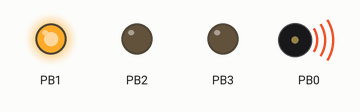
The sketch below on a simulated ATtiny85, built with avr-gcc and run on an emulated ATtiny85. On the bench: output pins drawn as LEDs (lit = HIGH), buzzer (waves = sounding).

Above: at 0.1 s.
At 0.7 s:
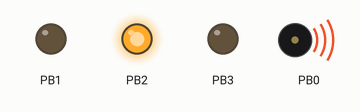
At 1.11 s:
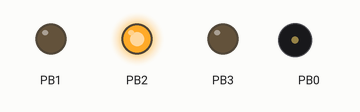
At 3.5 s:
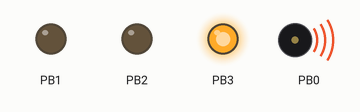
At 8.9 s:
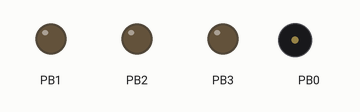
Timing chart, 0 to 10.4 s (numbered marks = the images above):
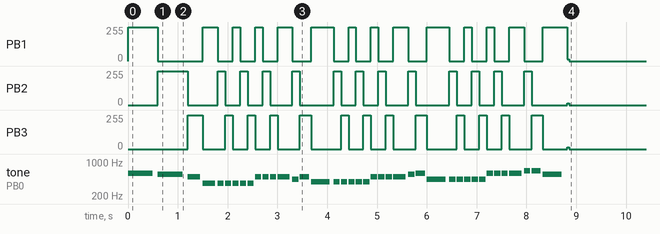

Measured:
- by itself, PB1: 255/255 → 0/255 at 0.60 s, → 255/255 0.90 s later, → 0/255 0.30 s later, → 255/255 0.30 s later, … (28 changes in this stretch)
- by itself, PB2: 255/255 → 0/255 at 1.2 s, → 255/255 0.60 s later, → 0/255 0.15 s later, → 255/255 0.30 s later, … (27 changes in this stretch)
- by itself, PB3: 255/255 → 0/255 at 1.5 s, → 255/255 0.45 s later, → 0/255 0.15 s later, → 255/255 0.30 s later, … (27 changes in this stretch)

The sketch:

despacito_attiny85.ino
```cpp
#include "pitches.h"
//#define button 3

int buttonPoll = 0;   //integer for button state

// notes in the melody
int melody[] =
{
  //DESPACITO CHORUS - NOTES
  NOTE_D5, NOTE_CS5, NOTE_B4, NOTE_FS4, NOTE_FS4, NOTE_FS4, NOTE_FS4, NOTE_FS4, NOTE_FS4,
  NOTE_B4, NOTE_B4, NOTE_B4, NOTE_B4, NOTE_A4, NOTE_B4,
  NOTE_G4, NOTE_G4, NOTE_G4, NOTE_G4, NOTE_G4, NOTE_G4,
  NOTE_B4, NOTE_B4, NOTE_B4, NOTE_B4, NOTE_CS5, NOTE_D5, NOTE_A4,
  NOTE_A4, NOTE_A4, NOTE_A4, NOTE_A4, NOTE_A4,
  NOTE_D5, NOTE_D5, NOTE_D5, NOTE_D5, NOTE_E5, NOTE_E5, NOTE_CS5
};
float noteDurations[] =
{
  //DESPACITO CHORUS - RHYTHM
  //1 = 1 crochet beeat; 0.5 = 1 quaver beat; 2= 1 minum beat
  1, 1, 0.5, 0.5, 0.25, 0.25, 0.25, 0.25, 0.25, 0.25, 0.25, 0.25, 0.5, 0.25, 0.375,
  0.75, 0.25, 0.25, 0.25, 0.25, 0.25, 0.25, 0.25, 0.25, 0.5, 0.25, 0.375, 0.75,
  0.25, 0.25, 0.25, 0.25, 0.25, 0.25, 0.25, 0.25, 0.5, 0.25, 0.375, 0.75
};
void setup()
{
  pinMode(PB1,OUTPUT);
  pinMode(PB2,OUTPUT);
  pinMode(PB3,OUTPUT);
  // iterate over the notes of the melody:
  for (int thisNote = 0; thisNote < sizeof(melody); thisNote++)
  {
    if(thisNote%3 == 1)
    {
      digitalWrite(PB1, LOW);
      digitalWrite(PB2, HIGH);
      digitalWrite(PB3, LOW);
    }
    else if(thisNote%3 == 2)
    {
      digitalWrite(PB1, LOW);
      digitalWrite(PB2, LOW);
      digitalWrite(PB3, HIGH);
    }
    else
    {
      digitalWrite(PB1, HIGH);
      digitalWrite(PB2, LOW);
      digitalWrite(PB3, LOW);
    }
    int noteDuration = 500 * noteDurations[thisNote];
    // time taken for one beat = 1 * 500ms
    // Beats per second = 1/500ms = 2; change this value will change tempo
    tone(0, melody[thisNote], noteDuration);
    // to distinguish the notes, set a minimum time between them.
    // the note's duration + 30% seems to work well:
    int pauseBetweenNotes = noteDuration * 1.20;
    delay(pauseBetweenNotes);
    // stop the tone playing:
    noTone(0);
  }
  digitalWrite(PB1, LOW);
  digitalWrite(PB2, LOW);
  digitalWrite(PB3, LOW);
}
void loop() {
  // put your main code here, to run repeatedly:
}
```

pitches.h
```cpp
 #define NOTE_B0  31
 #define NOTE_C1  33
 #define NOTE_CS1 35
 #define NOTE_D1  37
 #define NOTE_DS1 39
 #define NOTE_E1  41
 #define NOTE_F1  44
 #define NOTE_FS1 46
 #define NOTE_G1  49
 #define NOTE_GS1 52
 #define NOTE_A1  55
 #define NOTE_AS1 58
 #define NOTE_B1  62
 #define NOTE_C2  65
 #define NOTE_CS2 69
 #define NOTE_D2  73
 #define NOTE_DS2 78
 #define NOTE_E2  82
 #define NOTE_F2  87
 #define NOTE_FS2 93
 #define NOTE_G2  98
 #define NOTE_GS2 104
 #define NOTE_A2  110
 #define NOTE_AS2 117
 #define NOTE_B2  123
 #define NOTE_C3  131
 #define NOTE_CS3 139
 #define NOTE_D3  147
 #define NOTE_DS3 156
 #define NOTE_E3  165
 #define NOTE_F3  175
 #define NOTE_FS3 185
 #define NOTE_G3  196
 #define NOTE_GS3 208
 #define NOTE_A3  220
 #define NOTE_AS3 233
 #define NOTE_B3  247
 #define NOTE_C4  262
 #define NOTE_CS4 277
 #define NOTE_D4  294
 #define NOTE_DS4 311
 #define NOTE_E4  330
 #define NOTE_F4  349
 #define NOTE_FS4 370
 #define NOTE_G4  392
 #define NOTE_GS4 415
 #define NOTE_A4  440
 #define NOTE_AS4 466
 #define NOTE_B4  494
 #define NOTE_C5  523
 #define NOTE_CS5 554
 #define NOTE_D5  587
 #define NOTE_DS5 622
 #define NOTE_E5  659
 #define NOTE_F5  698
 #define NOTE_FS5 740
 #define NOTE_G5  784
 #define NOTE_GS5 831
 #define NOTE_A5  880
 #define NOTE_AS5 932
 #define NOTE_B5  988
 #define NOTE_C6  1047
 #define NOTE_CS6 1109
 #define NOTE_D6  1175
 #define NOTE_DS6 1245
 #define NOTE_E6  1319
 #define NOTE_F6  1397
 #define NOTE_FS6 1480
 #define NOTE_G6  1568
 #define NOTE_GS6 1661
 #define NOTE_A6  1760
 #define NOTE_AS6 1865
 #define NOTE_B6  1976
 #define NOTE_C7  2093
 #define NOTE_CS7 2217
 #define NOTE_D7  2349
 #define NOTE_DS7 2489
 #define NOTE_E7  2637
 #define NOTE_F7  2794
 #define NOTE_FS7 2960
 #define NOTE_G7  3136
 #define NOTE_GS7 3322
 #define NOTE_A7  3520
 #define NOTE_AS7 3729
 #define NOTE_B7  3951
 #define NOTE_C8  4186
 #define NOTE_CS8 4435
 #define NOTE_D8  4699
 #define NOTE_DS8 4978
```
